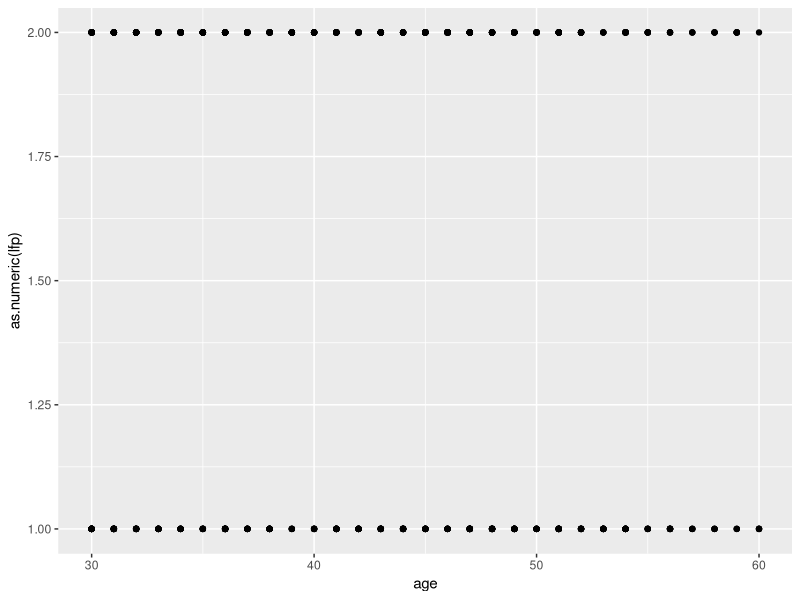

Reproduce this figure in R.
## ---- chunk 1
# install.packages("car")
library(car)
library(tidyverse)
head(Mroz, 4)
## ---- chunk 2
fct_count(Mroz$lfp)
levels(Mroz$lfp)
## ---- chunk 3
ggplot(Mroz, aes(x = age, y = as.numeric(lfp))) + geom_point() 
